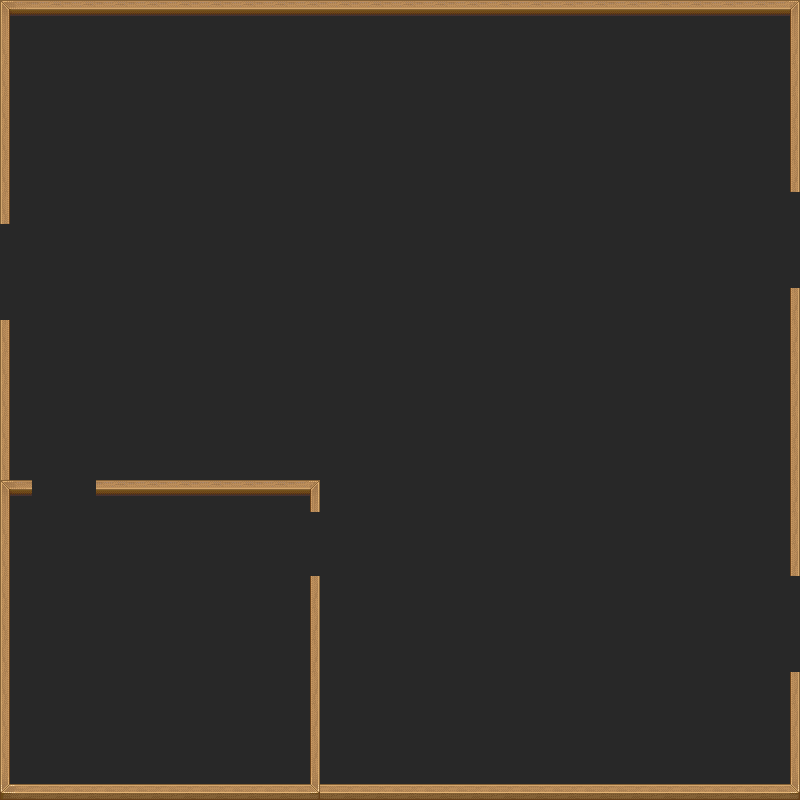

Rendered tile map (Tiled .tmx) drawn with the repository's tilesets; below, a short description and the map source with its tile grids summarised:
An orthogonal 25x25 tile map with 32x32 px tiles, 1 tile layer (bg), 2 tilesets and 15 objects (11x wall, teleportA, teleportB, teleportD, teleportC).

<map version="1.0" orientation="orthogonal" renderorder="right-down" width="25" height="25" tilewidth="32" tileheight="32" nextobjectid="58">
 <tileset firstgid="1" name="wood" tilewidth="32" tileheight="32">
  <image source="../input/wall-wood.png" width="96" height="128" />
 </tileset>
 <tileset firstgid="13" name="nvmage" tilewidth="32" tileheight="48">
  <image source="../input/nvmage.png" trans="ff00ff" width="128" height="192" />
 </tileset>
 <layer name="bg" width="25" height="25">
  <data>[625 cells, 625 non-empty, 9 distinct tile ids]</data>
 </layer>
 <objectgroup name="block">
  <object id="33" type="wall" x="95" y="479" width="223" height="14" />
  <object id="35" type="wall" x="308" y="478" width="12" height="33" />
  <object id="36" type="wall" x="310" y="574" width="9" height="208" />
  <object id="38" type="wall" x="1" y="482" width="31" height="10" />
  <object id="39" type="wall" x="-1" y="322" width="10" height="476" />
  <object id="40" type="wall" x="2" y="783" width="796" height="14" />
  <object id="44" type="wall" x="0" y="2" width="9" height="224" />
  <object id="45" type="wall" x="0" y="1" width="797" height="9" />
  <object id="47" type="wall" x="789" y="-3" width="13" height="195" />
  <object id="48" type="wall" x="790" y="288" width="11" height="289" />
  <object id="49" type="wall" x="792" y="673" width="7" height="121" />
 </objectgroup>
 <objectgroup name="settings">
  <object id="52" name="teleportA" x="494" y="413" width="73" height="62" />
  <object id="53" name="teleportB" x="1" y="237" width="10" height="70" />
  <object id="56" name="teleportD" x="790" y="582" width="10" height="89" />
  <object id="57" name="teleportC" x="784" y="212" width="10" height="41" />
 </objectgroup>
</map>